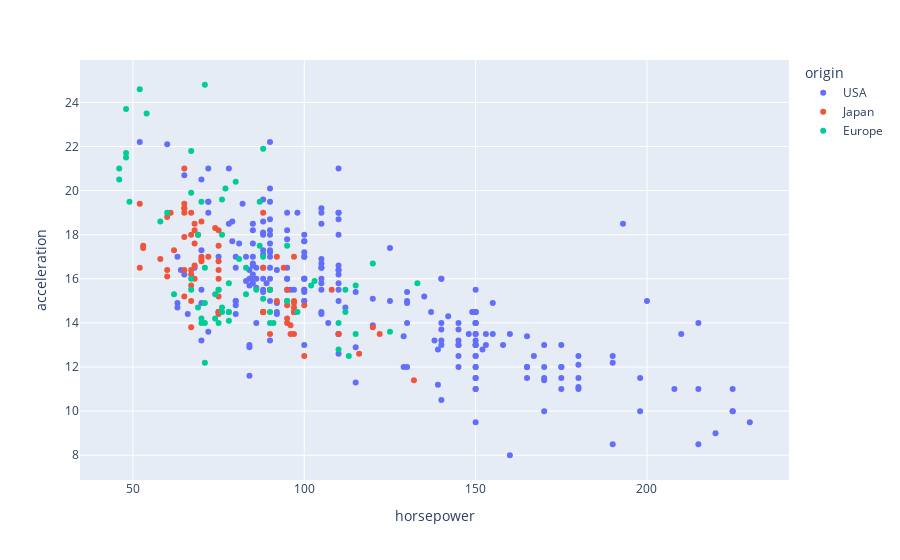

Here is the notebook cell this chart was saved with:
### Code cell
fig = px.scatter(df_autos, x="horsepower", y="acceleration", color='origin')
fig.show()

### Figure 1 — Plotly figure (JSON) as saved in the notebook; plotly's stock layout.template omitted (floating-point values rounded to 4 significant figures; data arrays with more than 128 entries replaced by an {"elided": "..."} marker saying what was removed)
{"data": [{"hovertemplate": "origin=USA<br>horsepower=%{x}<br>acceleration=%{y}<extra></extra>", "legendgroup": "USA", "marker": {"color": "#636efa", "symbol": "circle"}, "mode": "markers", "name": "USA", "orientation": "v", "showlegend": true, "type": "scatter", "x": {"elided": "245 int values"}, "xaxis": "x", "y": {"elided": "245 float values"}, "yaxis": "y"}, {"hovertemplate": "origin=Japan<br>horsepower=%{x}<br>acceleration=%{y}<extra></extra>", "legendgroup": "Japan", "marker": {"color": "#EF553B", "symbol": "circle"}, "mode": "markers", "name": "Japan", "orientation": "v", "showlegend": true, "type": "scatter", "x": [95, 88, 88, 95, 65, 69, 95, 97, 92, 97, 88, 88, 94, 90, 122, 67, 65, 52, 61, 97, 75, 96, 97, 53, 53, 70, 75, 108, 68, 70, 75, 67, 97, 110, 52, 70, 60, 95, 97, 95, 97, 68, 65, 65, 60, 65, 90, 75, 92, 75, 65, 65, 67, 67, 132, 100, 72, 58, 60, 65, 62, 68, 75, 75, 100, 74, 116, 120, 68, 68, 88, 75, 70, 67, 67, 67, 96], "xaxis": "x", "y": [15, 14.5, 14.5, 14, 19, 18, 15.5, 13.5, 17, 14.5, 16.5, 19, 16.5, 13.5, 13.5, 19, 21, 16.5, 19, 15, 16, 13.5, 17, 17.5, 17.4, 17, 16.4, 15.5, 18.5, 16.8, 18.2, 16.4, 14.5, 13.5, 19.4, 18.6, 16.4, 14.2, 14.7, 14.8, 14.9, 16.6, 15.2, 19.2, 18.8, 16.4, 15.5, 17.5, 15, 15.2, 17.9, 19.2, 13.8, 18, 11.4, 12.5, 17, 16.9, 16.1, 19.4, 17.3, 16, 14.4, 16.8, 14.8, 18.3, 12.6, 13.8, 18.2, 17.6, 14.5, 14.5, 16.9, 15, 15.7, 16.2, 13.9], "yaxis": "y"}, {"hovertemplate": "origin=Europe<br>horsepower=%{x}<br>acceleration=%{y}<extra></extra>", "legendgroup": "Europe", "marker": {"color": "#00cc96", "symbol": "circle"}, "mode": "markers", "name": "Europe", "orientation": "v", "showlegend": true, "type": "scatter", "x": [46, 87, 90, 95, 113, 90, 70, 76, 60, 54, 112, 76, 87, 69, 46, 90, 49, 75, 91, 112, 110, 83, 67, 78, 75, 75, 67, 71, 70, 95, 88, 98, 115, 86, 81, 83, 70, 71, 102, 88, 120, 58, 78, 78, 110, 48, 103, 125, 115, 133, 71, 71, 77, 71, 69, 76, 78, 48, 48, 67, 67, 62, 88, 74, 80, 76, 74, 52], "xaxis": "x", "y": [20.5, 17.5, 14.5, 17.5, 12.5, 14, 19.5, 14.5, 19, 23.5, 14.5, 18, 19.5, 18, 21, 15.5, 19.5, 15.5, 14, 15.5, 14, 16.5, 15.5, 14.5, 15.5, 14, 16, 16.5, 14, 15, 17, 14.5, 13.5, 15.5, 16.9, 15.3, 14.2, 12.2, 15.7, 21.9, 16.7, 18.6, 14.5, 14.1, 12.8, 21.5, 15.9, 13.6, 15.7, 15.8, 14.9, 14, 20.1, 24.8, 14.7, 14.7, 15.8, 21.7, 23.7, 19.9, 21.8, 15.3, 15.1, 14.2, 20.4, 19.6, 15.3, 24.6], "yaxis": "y"}], "layout": {"legend": {"title": {"text": "origin"}, "tracegroupgap": 0}, "margin": {"t": 60}, "xaxis": {"anchor": "y", "domain": [0, 1], "title": {"text": "horsepower"}}, "yaxis": {"anchor": "x", "domain": [0, 1], "title": {"text": "acceleration"}}}}
